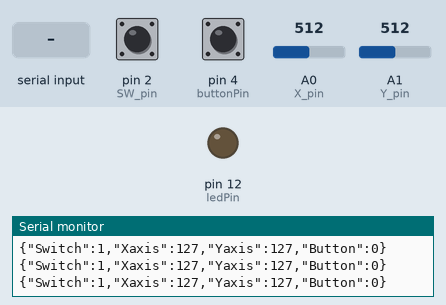
Simulated run of this sketch. Board: Arduino Uno, built with avr-gcc and run on an emulated ATmega328P. Parts: output pins drawn as LEDs (lit = HIGH), the last lines printed to the serial monitor. The test bench sets the inputs (shaded band); at power-on: A0 (X_pin) = 512, A1 (Y_pin) = 512, pin 2 (SW_pin) HIGH, pin 4 (buttonPin) LOW.

Above: at 1.2 s.
1.3 s: "HIGH\n" received over Serial
At 1.8 s:
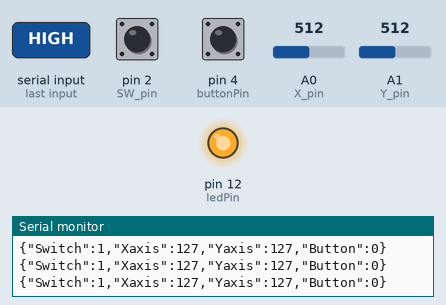
2.8 s: A0 (X_pin) set to 388
5.8 s: A0 (X_pin) set to 356
8.8 s: A1 (Y_pin) set to 402
11.8 s: A1 (Y_pin) set to 381
14.8 s: "LOW\n" received over Serial
At 15.9 s:
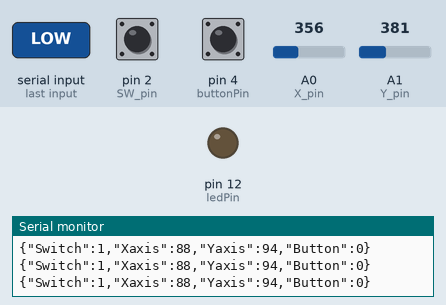
Timing chart, 0 to 17.8 s (numbered marks = the images above; inputs shaded):
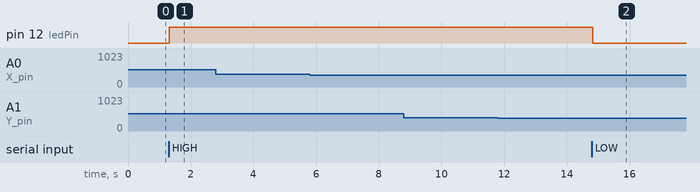

Measured:
- after the input at 1.3 s, pin 12 (ledPin): LOW → HIGH at once
- after the input at 14.8 s, pin 12 (ledPin): HIGH → LOW at once

The sketch:

arduino4.ino
```cpp
//Youtube Link: https://youtube.com/shorts/hNRHBF40cho?feature=share

#include <Arduino_JSON.h>

int ledPin = 12;
int buttonPin = 4;


const int numReadings = 10;

//Xsmoothing
int xReadings[numReadings];
int readXIndex = 0;
int xTotal = 0;
int xAverage = 0;

//Ysmoothing
int yReadings[numReadings];
int readYIndex = 0;
int yTotal = 0;
int yAverage = 0;

//Joystick
const int SW_pin = 2;
const int X_pin = A0;
const int Y_pin = A1;

//JoystickPotentiometers
int XValue = 0;
int YValue = 0;

//Joystick Pots Out
int XOut = 0;
int YOut = 0;

//setup no delay
unsigned long previousMillis = 0;
const long interval = 20;

JSONVar serialOutput;

void setup() {
  Serial.begin(9600);
  pinMode(ledPin, OUTPUT);
  pinMode(buttonPin, INPUT);
  //Joystick switch
  pinMode(SW_pin, INPUT);
  digitalWrite(SW_pin, HIGH);

  //initialize all the X readings to 0:
  for (int thisXReading = 0; thisXReading < numReadings; thisXReading++) {
    xReadings[thisXReading] = 0;
  }

  //initialize all the Y readings to 0:
  for (int thisYReading = 0; thisYReading < numReadings; thisYReading++) {
    yReadings[thisYReading] = 0;
  }
}


void loop() {

  if (Serial.available()) {
    String state = Serial.readStringUntil('\n');
    state.trim();
    if (state.equals("HIGH")) {
      digitalWrite(ledPin, HIGH);
    }
    if (state.equals("LOW")) {
      digitalWrite(ledPin, LOW);
    }
  }

  //create millis() object
  unsigned long currentMillis = millis();

  //Read joystick potentiometer pins
  //  XValue = analogRead(X_pin);
  //  YValue = analogRead(Y_pin);

  //map pot pins from 0 to 255
  XOut = map(xAverage, 0, 1023, 0, 255);
  YOut = map(yAverage, 0, 1023, 0, 255);

  //check Millis
  if (currentMillis - previousMillis >= interval) {
    previousMillis = currentMillis;

    //subtract last X reading
    xTotal = xTotal - xReadings[readXIndex];
    //read from the sensor:
    xReadings[readXIndex] = analogRead(X_pin);
    //add the reading to the total:
    xTotal = xTotal + xReadings[readXIndex];
    //advance to next position in array:
    readXIndex = readXIndex + 1;

    //if at end of array
    if (readXIndex >= numReadings) {
      //... wrap to beginning
      readXIndex = 0;
    }

    xAverage = xTotal / numReadings;

    //subtract last Y reading
    yTotal = yTotal - yReadings[readYIndex];
    //read from the sensor:
    yReadings[readYIndex] = analogRead(Y_pin);
    //add the reading to the total:
    yTotal = yTotal + yReadings[readYIndex];
    //advance to next position in array:
    readYIndex = readYIndex + 1;

    //if at end of array
    if (readYIndex >= numReadings) {
      //... wrap to beginning
      readYIndex = 0;
    }

    yAverage = yTotal / numReadings;

    //create JSON definitions
    serialOutput["Switch"] = digitalRead(SW_pin);
    serialOutput["Xaxis"] = XOut;
    serialOutput["Yaxis"] = YOut;
    serialOutput["Button"] = digitalRead(4);

    //Output JSON values
    Serial.println(serialOutput);
  }
}
```
